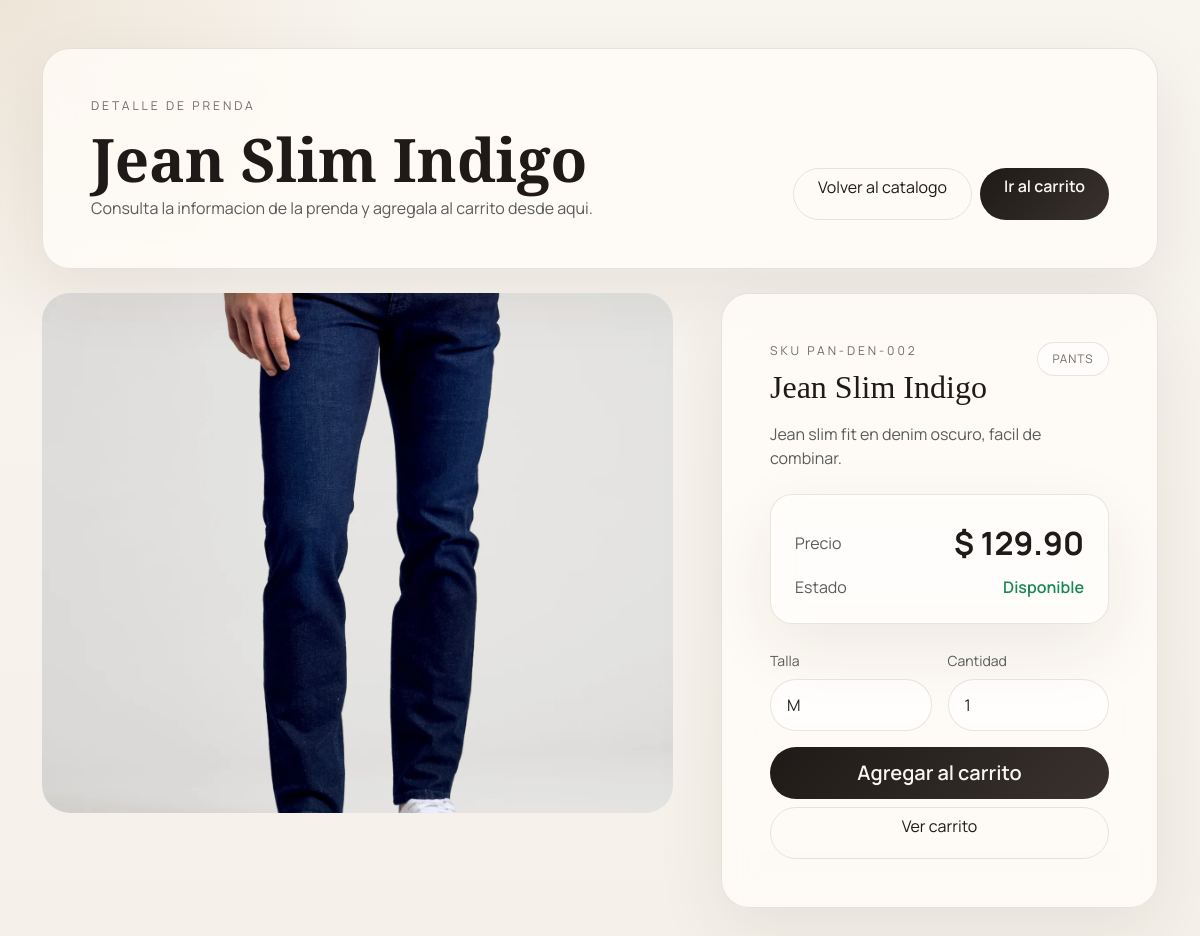
Page /products/3/ on the committed database.
### Privilegio_App/models.py (models this page shows, shortened)
class Product(models.Model):
    CATEGORY_CHOICES = (
        ("shirt", "Shirt"),
        ("pants", "Pants"),
        ("dress", "Dress"),
        ("outerwear", "Outerwear"),
        ("footwear", "Footwear"),
        ("accessory", "Accessory"),
    )
    name = models.CharField(max_length=120)
    sku = models.CharField(max_length=64, unique=True)
    category = models.CharField(max_length=20, choices=CATEGORY_CHOICES)
    description = models.TextField(blank=True)
    image = models.ImageField(upload_to="products/", blank=True, null=True)
    price = models.DecimalField(
        max_digits=10,
        decimal_places=2,
        validators=[MinValueValidator(Decimal("0.01"))],
    )
    is_active = models.BooleanField(default=True)

### Privilegio_App/views.py (the view)
# urls.py: path("products/<int:pk>/", ProductDetailView.as_view(), name="product-detail"),
class ProductDetailView(TemplateView):
    template_name = "Privilegio_App/product_detail.html"
    def get_context_data(self, **kwargs: Any) -> dict[str, Any]:
        return ProductDetailFlowService.build_context(
            product_id=self.kwargs.get("pk"),
            context=super().get_context_data(**kwargs),
        )

### Privilegio_App/services.py (called while the page is built)
    @staticmethod
    def get_active_product_or_404(product_id: Any) -> Product:
        if product_id is None:
            raise Http404("Product id is required.")
        return cast(
            Product,
            get_object_or_404(Product, pk=product_id, is_active=True),
        )

    @staticmethod
    def build_context(product_id: Any, context: dict[str, Any] | None = None) -> dict[str, Any]:
        resolved_context = dict(context or {})
        resolved_context["product"] = ProductQueryService.get_active_product_or_404(product_id)
        return resolved_context

### Privilegio_App/templates/Privilegio_App/product_detail.html (shortened to what this page needs)
<!DOCTYPE html>
<html lang="es">
<head>
  <link href="https://cdn.jsdelivr.net/npm/bootstrap@5.3.3/dist/css/bootstrap.min.css" rel="stylesheet">
</head>
<body>
  <div class="container py-4 py-lg-5">
    <section class="shell p-4 p-lg-5 mb-4">
      <div class="d-flex flex-wrap justify-content-between align-items-end gap-3">
        <div>
          <div class="eyebrow mb-3">Detalle de prenda</div>
          <h1 class="display-serif mb-2">{{ product.name }}</h1>
          <p class="text-muted mb-0">Consulta la informacion de la prenda y agregala al carrito desde aqui.</p>
        </div>
        <div class="d-flex gap-2">
          <a href="{% url 'home' %}" class="btn premium-btn-outline px-4">Volver al catalogo</a>
          <a href="{% url 'cart' %}" class="btn premium-btn px-4">Ir al carrito</a>
        </div>
      </div>
    </section>
    <div class="row g-4 g-xl-5">
      <div class="col-lg-7">
        <div class="product-visual">
          {% if product.image %}
            <img src="{{ product.image.url }}" alt="{{ product.name }}">
          {% elif product.category == "shirt" %}
            <span class="visual-glyph">👕</span>
          {% elif product.category == "pants" %}
            <span class="visual-glyph">👖</span>
          {% else %}
            <span class="visual-glyph">🧥</span>
          {% endif %}
        </div>
      </div>
      <div class="col-lg-5">
        <aside class="panel p-4 p-lg-5 h-100">
          <div class="d-flex justify-content-between align-items-start gap-3 mb-3">
            <div>
              <div class="eyebrow mb-2">SKU {{ product.sku }}</div>
              <h2 class="section-title mb-0">{{ product.name }}</h2>
            </div>
            <span class="category-chip">{{ product.get_category_display }}</span>
          </div>
          <p class="text-muted mb-4">{{ product.description|default:"Sin descripcion." }}</p>
          <div class="summary-card p-4 mb-4">
            <div class="d-flex justify-content-between align-items-center mb-2">
              <span class="text-muted">Precio</span>
              <strong class="price-tag">$ {{ product.price }}</strong>
            </div>
            <div class="d-flex justify-content-between">
              <span class="text-muted">Estado</span>
              <span class="fw-semibold text-success">Disponible</span>
            </div>
          </div>
          <div class="row g-3 mb-3">
            <div class="col-sm-6">
              <label class="form-label text-muted small" for="size-input">Talla</label>
              <select id="size-input" class="form-select premium-input">
                <option value="M" selected>M</option>
              </select>
            </div>
            <div class="col-sm-6">
              <label class="form-label text-muted small" for="quantity-input">Cantidad</label>
              <input id="quantity-input" class="form-control premium-input" type="number" min="1" value="1">
            </div>
          </div>
          <div class="d-grid gap-2">
            <button id="add-to-cart-button" class="btn premium-btn btn-lg" type="button">Agregar al carrito</button>
            <a href="{% url 'cart' %}" class="btn premium-btn-outline">Ver carrito</a>
          </div>
        </aside>
      </div>
    </div>
  </div>
</body>
</html>

### Privilegio_App/templates/Privilegio_App/product_detail.html (style rules this page uses)
:root { --bg: #f5f1ea; --surface: rgba(255, 252, 247, 0.82); --ink: #1f1a17; --muted: #756b64; --line: rgba(65, 54, 46, 0.12); --accent-deep: #8b6a3f; --shadow: 0 24px 70px rgba(52, 41, 30, 0.08); --radius-xl: 28px; --radius-lg: 22px; }
body { font-family: "Manrope", sans-serif; color: var(--ink); background: radial-gradient(circle at top left, rgba(183, 146, 93, 0.15), transparent 24%), linear-gradient(180deg, #f8f4ee 0%, var(--bg) 100%); min-height: 100vh; }
.display-serif, .section-title { font-family: "Cormorant Garamond", serif; }
.shell, .panel, .summary-card { border: 1px solid var(--line); border-radius: var(--radius-xl); background: var(--surface); backdrop-filter: blur(14px); box-shadow: var(--shadow); }
.display-serif { font-size: clamp(2.8rem, 5vw, 4.6rem); line-height: 0.94; font-weight: 600; }
.eyebrow { letter-spacing: 0.24em; text-transform: uppercase; color: var(--muted); font-size: 0.76rem; }
.product-visual { min-height: 520px; border-radius: var(--radius-xl); background: linear-gradient(180deg, rgba(255, 255, 255, 0.5), transparent 35%), linear-gradient(140deg, #ede5da, #f9f6f1 55%, #efe7db); display: grid; place-items: center; overflow: hidden; }
.product-visual img { width: 100%; height: 520px; object-fit: cover; }
.category-chip { border: 1px solid var(--line); border-radius: 999px; padding: 0.45rem 0.9rem; font-size: 0.74rem; color: var(--muted); background: rgba(255, 255, 255, 0.55); text-transform: uppercase; letter-spacing: 0.08em; }
.price-tag { font-size: 2rem; font-weight: 700; }
.premium-input, .premium-btn, .premium-btn-outline { border-radius: 999px; min-height: 52px; }
.premium-input { border: 1px solid var(--line); background: rgba(255, 255, 255, 0.7); padding-inline: 1rem; }
.premium-btn { border: 0; background: linear-gradient(135deg, var(--ink), #39322e); color: #f9f5ef; font-weight: 600; }
.premium-btn-outline { border: 1px solid var(--line); background: transparent; color: var(--ink); }
.summary-card { border-radius: var(--radius-lg); background: rgba(255, 255, 255, 0.44); }

### rows in the picture
Product: name "Jean Slim Indigo", image (picture), sku "PAN-DEN-002", category "PANTS", description "Jean slim fit en denim oscuro, facil de combinar.", price "129.90"
